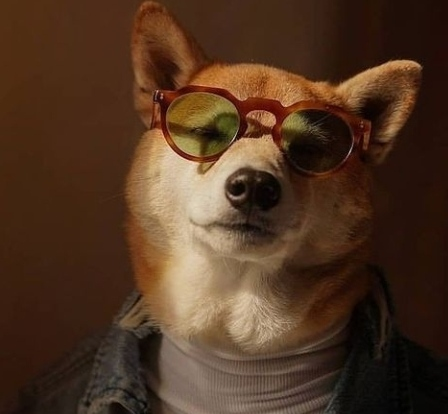
//> input picture Dataset/image-06.jpg, 448 x 414 px
$ ./20-Histogram   (built with g++ and OpenCV 4)
//> lines starting //> are read from the running program, lines starting //| are printed output that depends on the picture
/*!
 * @brief Histogram of both original and histogram-equalized image is shown
 * @note Personal notes: https://www.notion.so/Filtering-598385a4c98c441f80faf7139f2e81f6
 * @link Reference code: https://github1s.com/opencv/opencv/blob/3.4/samples/cpp/tutorial_code/Histograms_Matching/calcHist_Demo.cpp
 * @link Tutorials: https://docs.opencv.org/3.4/d4/d1b/tutorial_histogram_equalization.html
 */
#include <opencv2/core.hpp>
#include <opencv2/imgproc.hpp>
#include <opencv2/imgcodecs.hpp>
#include <opencv2/opencv.hpp>
#include <iostream>

using std::cout;
using std::endl;

class Histogram
{
public:
    explicit Histogram();
    ~Histogram();

    cv::RNG m_rng;         // Random number generator
    int m_width, m_height; // Default dimentions

    cv::Mat getHistGraphImg(cv::Mat img);     // Returns histogram graph of the image
    cv::Mat getHistEqualizedImg(cv::Mat img); // Returns a histogram-equalized image
    cv::Scalar getRandomColor();              // Helper function to return random number
};

Histogram::Histogram() : m_rng(1),
                         m_height(500),
                         m_width(500)

{
}

Histogram::~Histogram() {}

cv::Scalar Histogram::getRandomColor()
{
    int icolor = (unsigned)m_rng;
    return cv::Scalar(icolor & 255, (icolor >> 8) & 255, (icolor >> 16) & 255);
}

cv::Mat Histogram::getHistGraphImg(cv::Mat img)
{
    // Empty histogram image
    cv::Mat histImg(m_height, m_width, CV_8UC3, cv::Scalar(0, 0, 0));

    if (img.channels() > 1)
    {
        cout << "Please pass a gray scale image." << endl;
        return histImg;
    }

    // #00 - Compute histogram
    int numberOfBin = 256;
    float range[] = {0, 256};
    const float *histRange[] = {range}; // A bit strange way to declare an array. Refer cv::calcHist doc. and https://stackoverflow.com/a/5580952/15060921
    cv::Mat hist;
    cv::calcHist(
        &img,         // Single channeled Image
        1,            // No. of images
        0,            // ?? Refer doc.
        cv::Mat(),    // Empty mask
        hist,         // Output histogram
        1,            // Dimentions of histogram
        &numberOfBin, // Number of bin(vertical bars)
        histRange     // Histogram range.
    );

    int bWidth = cvRound((double)m_width / numberOfBin);

    // #01 - Process / normalize the Histogram to (0, histogramImage.rows).
    // If you don't normalize, the graph will blow out of proportion i.e. will go outside the defined height(no. of rows).
    // Try commenting this part to see the result.
    cv::normalize(
        hist,                       // Source
        hist,                       // Output
        0,                          // Alpha
        histImg.rows,               // Beta
        cv::NormTypes::NORM_MINMAX, // Normalization type
        -1,                         // Datatype
        cv::Mat()                   // Mask
    );

    // #02 - Plot it on an image.
    for (int binIdx = 1; binIdx < numberOfBin; binIdx++)
    {
        // Each bin will be colored different, for understanding purposes.
        // The formula for start and end are intuitive. Refer notes.
        cv::Point start(bWidth * (binIdx - 1), m_height - cvRound(hist.at<float>(binIdx - 1)));
        cv::Point end(bWidth * (binIdx), m_height - cvRound(hist.at<float>(binIdx)));
        cv::line(histImg, start, end, cv::Scalar(221, 221, 221), 1, cv::LineTypes::LINE_AA);
        // cout << start << "\t" << end << endl;
    }

    return histImg;
}

cv::Mat Histogram::getHistEqualizedImg(cv::Mat img)
{
    cv::Mat equalizedImg(m_height, m_width, CV_8UC3, cv::Scalar(0, 0, 0));

    if (img.channels() > 1)
    {
        cout << "Please pass a gray scale image." << endl;
        return equalizedImg;
    }

    cv::equalizeHist(img, equalizedImg);
    return equalizedImg;
}

int main()
{
    cv::Mat srcImg(cv::imread("../Dataset/image-06.jpg"));
//> srcImg is the input picture: 414 rows x 448 cols, CV_8UC3; mean B, G, R 34.4, 53.7, 80.4

    // Resize and grayscale the image
    cv::cvtColor(srcImg, srcImg, cv::ColorConversionCodes::COLOR_BGR2GRAY);
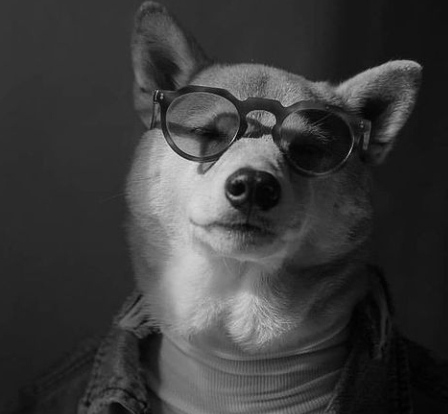
//> srcImg: 414 rows x 448 cols, CV_8UC1; min 0, max 219, mean 59.5
    cv::resize(srcImg, srcImg, cv::Size(500, 500), 0, 0, cv::InterpolationFlags::INTER_AREA);
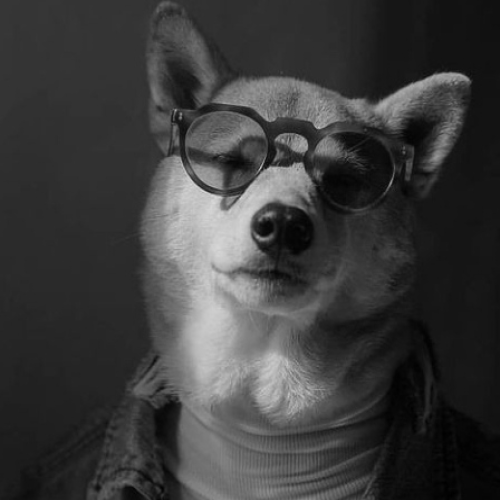
//> srcImg: 500 rows x 500 cols, CV_8UC1; min 0, max 216, mean 59.4
    Histogram histObj;

    cv::imshow("Original image", srcImg);
    cv::imshow("Equalized image", histObj.getHistEqualizedImg(srcImg));
//> in getHistEqualizedImg, `cv::equalizeHist(img, equalizedImg);`:
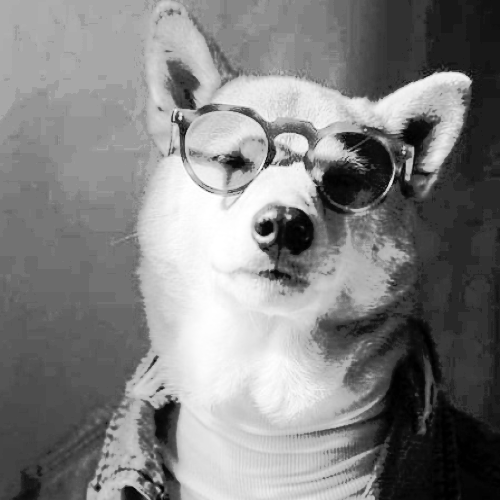
//> equalizedImg: 500 rows x 500 cols, CV_8UC1; min 0, max 255, mean 129.2
    cv::imshow("Original image's histogram", histObj.getHistGraphImg(srcImg));
//> in getHistGraphImg, `cv::calcHist( &img, 1, 0, cv::Mat(), hist, 1, &numberOfBin, histRange );`: hist = 256 values, max 10195 at index 52, min 0 at index 217, mean 976.6
//> in getHistGraphImg, `cv::normalize( hist, hist, 0, histImg.rows, cv::NormTypes::NORM_MINMAX..`: hist = 256 values, max 500 at index 52, min 0 at index 217, mean 47.89
//> the loop in getHistGraphImg, `for (int binIdx = 1; binIdx < numberOfBin; binIdx++)` made 255 passes
//> (start, end) on passes 1 to 3: (Point(0, 500), Point(2, 498)), (Point(2, 498), Point(4, 493)), (Point(4, 493), Point(6, 481))
//> after the loop in getHistGraphImg, `for (int binIdx = 1; binIdx < numberOfBin; binIdx++)`:
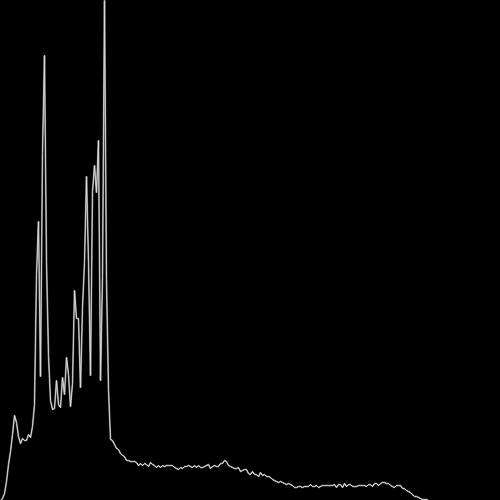
//> histImg: 500 rows x 500 cols, CV_8UC3; min 0, max 221, mean 4.2
    cv::imshow("Equalized image's histogram", histObj.getHistGraphImg(histObj.getHistEqualizedImg(srcImg)));
//> in getHistGraphImg (call 2), `cv::calcHist( &img, 1, 0, cv::Mat(), hist, 1, &numberOfBin, histRange );`: hist = 256 values, max 10195 at index 167, min 0 at index 3, mean 976.6
//> in getHistGraphImg (call 2), `cv::normalize( hist, hist, 0, histImg.rows, cv::NormTypes::NORM_MINMAX..`: hist = 256 values, max 500 at index 167, min 0 at index 3, mean 47.89
//> the loop in getHistGraphImg (call 2), `for (int binIdx = 1; binIdx < numberOfBin; binIdx++)` made 255 passes
//> (start, end) on passes 1 to 3: (Point(0, 490), Point(2, 445)), (Point(2, 445), Point(4, 451)), (Point(4, 451), Point(6, 500))
//> after the loop in getHistGraphImg (call 2), `for (int binIdx = 1; binIdx < numberOfBin; binIdx++)`:
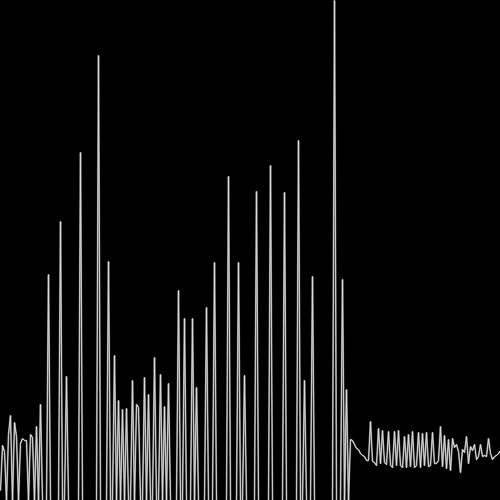
//> histImg: 500 rows x 500 cols, CV_8UC3; min 0, max 221, mean 18.6

    cv::waitKey(0);

    return 0;
}

$ run again, with Dataset/image-01.jpg copied over Dataset/image-06.jpg
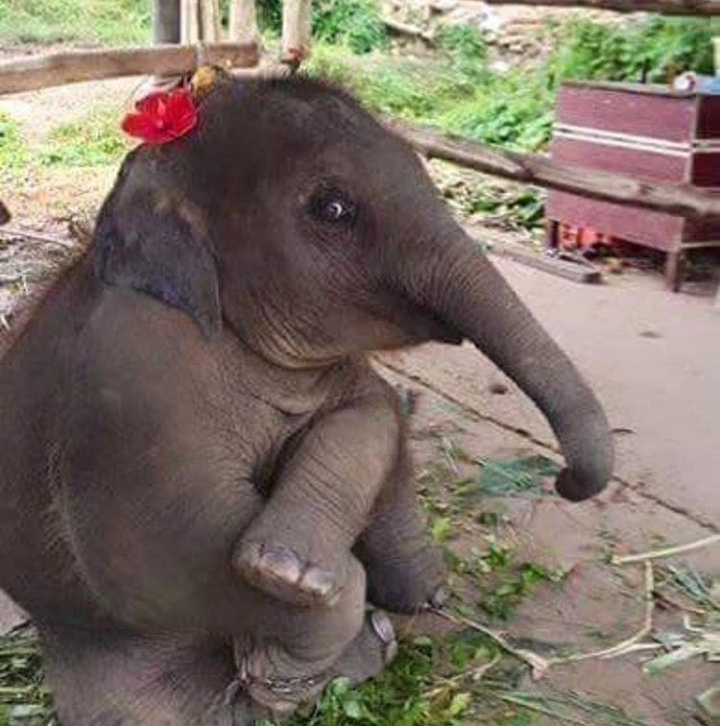
//> input picture Dataset/image-01.jpg, 720 x 726 px
//> srcImg is the input picture: 726 rows x 720 cols, CV_8UC3; mean B, G, R 101, 111.9, 123.8
//> in getHistGraphImg, `cv::calcHist( &img, 1, 0, cv::Mat(), hist, 1, &numberOfBin, histRange );`: hist = 256 values, max 2735 at index 66, min 0 at index 0, mean 976.6
//> in getHistGraphImg, `cv::normalize( hist, hist, 0, histImg.rows, cv::NormTypes::NORM_MINMAX..`: hist = 256 values, max 500 at index 66, min 0 at index 0, mean 178.5
//> the loop in getHistGraphImg, `for (int binIdx = 1; binIdx < numberOfBin; binIdx++)` made 255 passes
//> (start, end) on passes 1 to 3: (Point(0, 500), Point(2, 500)), (Point(2, 500), Point(4, 500)), (Point(4, 500), Point(6, 500))
//> after the loop in getHistGraphImg, `for (int binIdx = 1; binIdx < numberOfBin; binIdx++)`:
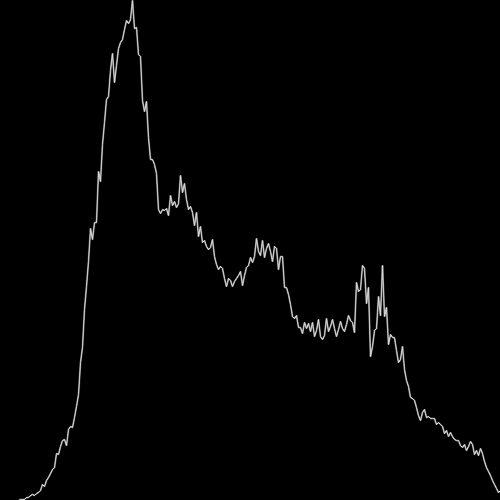
//> histImg: 500 rows x 500 cols, CV_8UC3; min 0, max 221, mean 2.8
//> in getHistGraphImg (call 2), `cv::calcHist( &img, 1, 0, cv::Mat(), hist, 1, &numberOfBin, histRange );`: hist = 256 values, max 2735 at index 60, min 0 at index 9, mean 976.6
//> in getHistGraphImg (call 2), `cv::normalize( hist, hist, 0, histImg.rows, cv::NormTypes::NORM_MINMAX..`: hist = 256 values, max 500 at index 60, min 0 at index 9, mean 178.5
//> the loop in getHistGraphImg (call 2), `for (int binIdx = 1; binIdx < numberOfBin; binIdx++)` made 255 passes
//> (start, end) on passes 1 to 3: (Point(0, 420), Point(2, 320)), (Point(2, 320), Point(4, 340)), (Point(4, 340), Point(6, 312))
//> after the loop in getHistGraphImg (call 2), `for (int binIdx = 1; binIdx < numberOfBin; binIdx++)`:
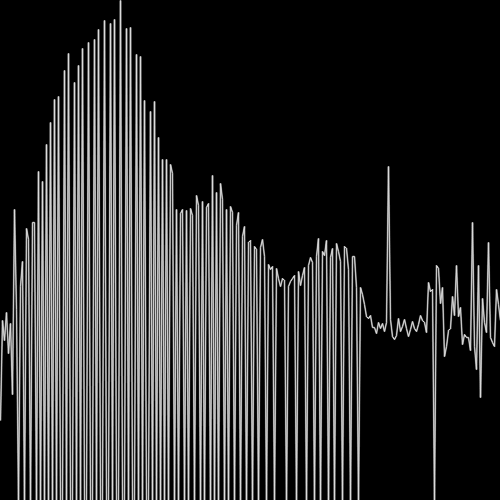
//> histImg: 500 rows x 500 cols, CV_8UC3; min 0, max 221, mean 47.2

$ run again, with Dataset/image-02.jpg copied over Dataset/image-06.jpg
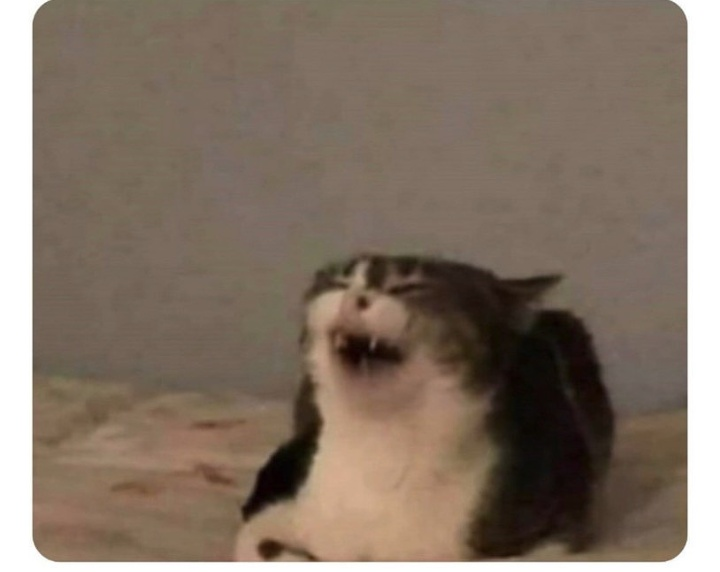
//> input picture Dataset/image-02.jpg, 720 x 572 px
//> srcImg is the input picture: 572 rows x 720 cols, CV_8UC3; mean B, G, R 102.1, 115.8, 131.2
//> in getHistEqualizedImg, `cv::equalizeHist(img, equalizedImg);`:
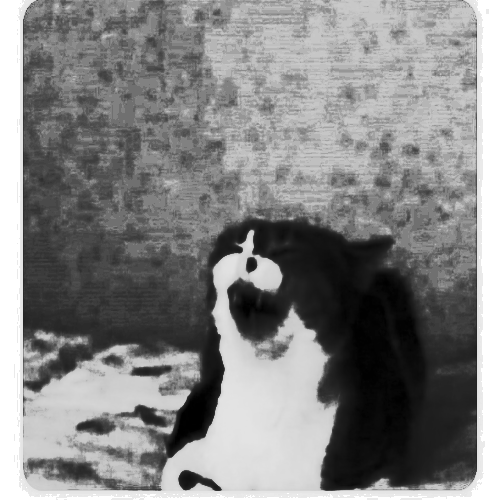
//> equalizedImg: 500 rows x 500 cols, CV_8UC1; min 0, max 255, mean 131.7
//> in getHistGraphImg, `cv::calcHist( &img, 1, 0, cv::Mat(), hist, 1, &numberOfBin, histRange );`: hist = 256 values, max 20164 at index 255, min 0 at index 0, mean 976.6
//> in getHistGraphImg, `cv::normalize( hist, hist, 0, histImg.rows, cv::NormTypes::NORM_MINMAX..`: hist = 256 values, max 500 at index 255, min 0 at index 0, mean 24.22
//> the loop in getHistGraphImg, `for (int binIdx = 1; binIdx < numberOfBin; binIdx++)` made 255 passes
//> (start, end) on passes 1 to 3: (Point(0, 500), Point(2, 500)), (Point(2, 500), Point(4, 500)), (Point(4, 500), Point(6, 499))
//> in getHistGraphImg (call 2), `cv::calcHist( &img, 1, 0, cv::Mat(), hist, 1, &numberOfBin, histRange );`: hist = 256 values, max 20164 at index 255, min 0 at index 5, mean 976.6
//> in getHistGraphImg (call 2), `cv::normalize( hist, hist, 0, histImg.rows, cv::NormTypes::NORM_MINMAX..`: hist = 256 values, max 500 at index 255, min 0 at index 5, mean 24.22
//> the loop in getHistGraphImg (call 2), `for (int binIdx = 1; binIdx < numberOfBin; binIdx++)` made 255 passes
//> (start, end) on passes 1 to 3: (Point(0, 489), Point(2, 480)), (Point(2, 480), Point(4, 483)), (Point(4, 483), Point(6, 474))
//> after the loop in getHistGraphImg (call 2), `for (int binIdx = 1; binIdx < numberOfBin; binIdx++)`:
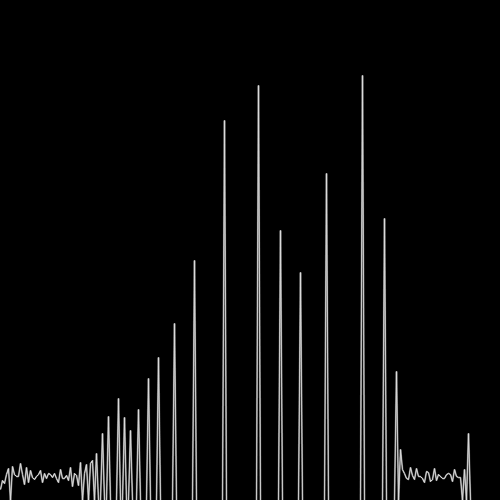
//> histImg: 500 rows x 500 cols, CV_8UC3; min 0, max 221, mean 9.2

$ run again, with Dataset/image-03.jpg copied over Dataset/image-06.jpg
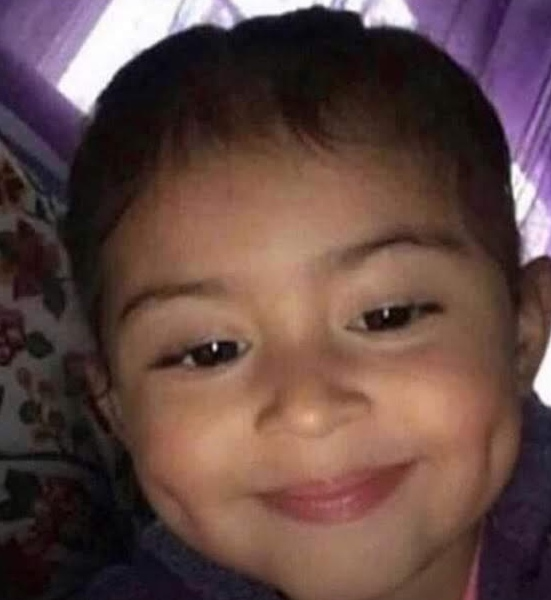
//> input picture Dataset/image-03.jpg, 551 x 600 px
//> srcImg is the input picture: 600 rows x 551 cols, CV_8UC3; mean B, G, R 68, 72.2, 98
//> in getHistEqualizedImg, `cv::equalizeHist(img, equalizedImg);`:
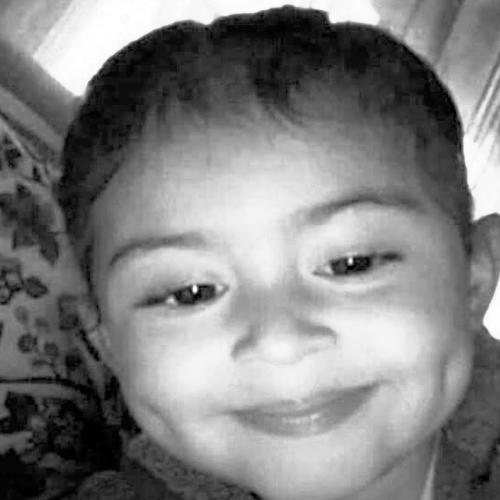
//> equalizedImg: 500 rows x 500 cols, CV_8UC1; min 0, max 255, mean 128.4
//> in getHistGraphImg, `cv::calcHist( &img, 1, 0, cv::Mat(), hist, 1, &numberOfBin, histRange );`: hist = 256 values, max 4546 at index 14, min 0 at index 0, mean 976.6
//> in getHistGraphImg, `cv::normalize( hist, hist, 0, histImg.rows, cv::NormTypes::NORM_MINMAX..`: hist = 256 values, max 500 at index 14, min 0 at index 0, mean 107.4
//> the loop in getHistGraphImg, `for (int binIdx = 1; binIdx < numberOfBin; binIdx++)` made 255 passes
//> (start, end) on passes 1 to 3: (Point(0, 500), Point(2, 500)), (Point(2, 500), Point(4, 499)), (Point(4, 499), Point(6, 496))
//> in getHistGraphImg (call 2), `cv::calcHist( &img, 1, 0, cv::Mat(), hist, 1, &numberOfBin, histRange );`: hist = 256 values, max 4546 at index 18, min 0 at index 4, mean 976.6
//> in getHistGraphImg (call 2), `cv::normalize( hist, hist, 0, histImg.rows, cv::NormTypes::NORM_MINMAX..`: hist = 256 values, max 500 at index 18, min 0 at index 4, mean 107.4
//> the loop in getHistGraphImg (call 2), `for (int binIdx = 1; binIdx < numberOfBin; binIdx++)` made 255 passes
//> (start, end) on passes 1 to 3: (Point(0, 464), Point(2, 400)), (Point(2, 400), Point(4, 415)), (Point(4, 415), Point(6, 377))
//> after the loop in getHistGraphImg (call 2), `for (int binIdx = 1; binIdx < numberOfBin; binIdx++)`:
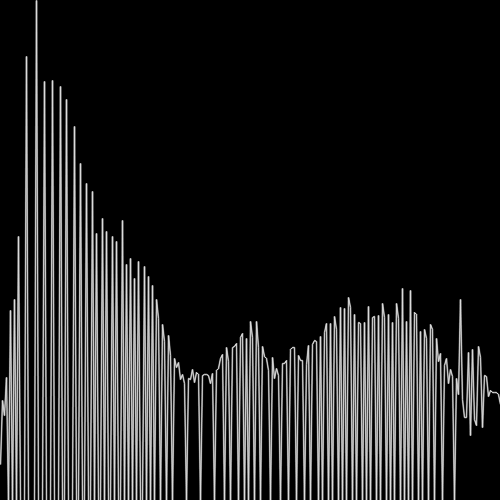
//> histImg: 500 rows x 500 cols, CV_8UC3; min 0, max 221, mean 34.9
